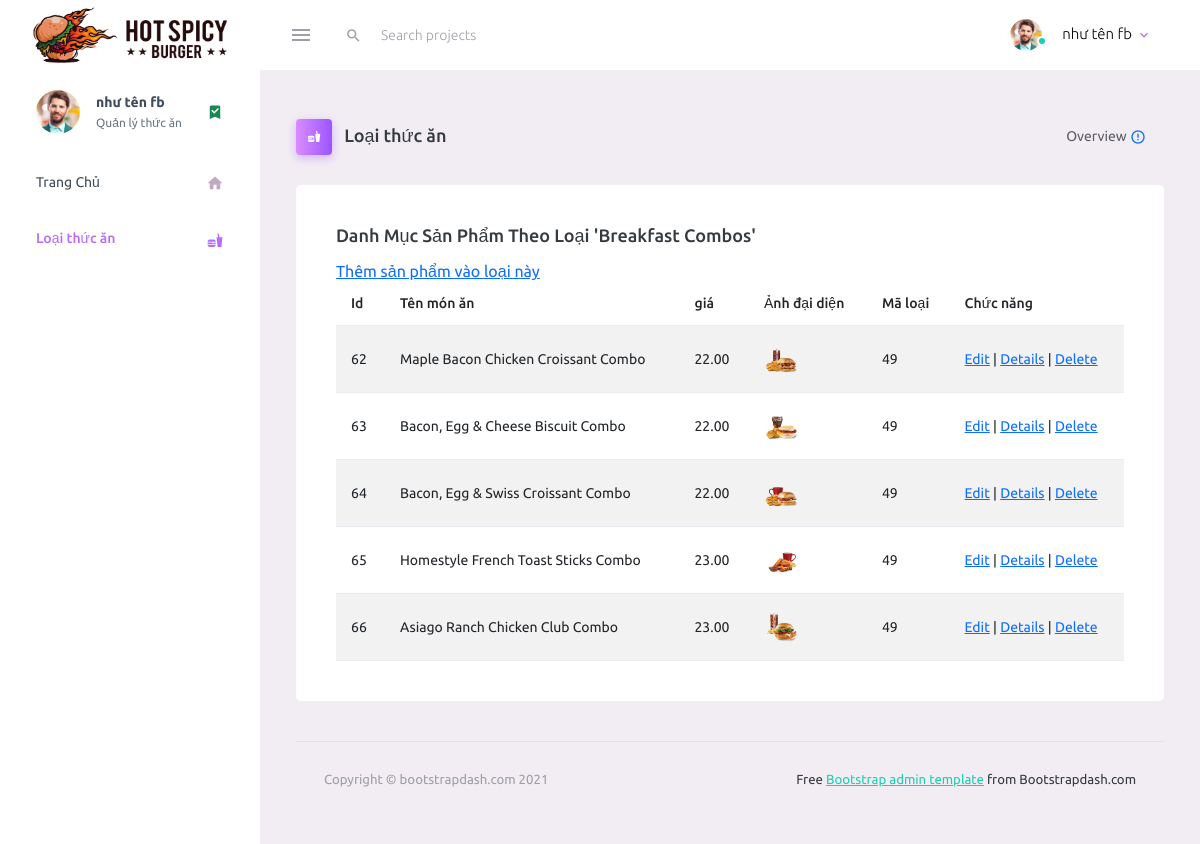
The app's page /index.php?controller=Category&action=detailcategory&id=49 with its own data.
### tables this page shows
CREATE TABLE `tbl_category` (
  `id` int(10) UNSIGNED NOT NULL,
  `title` varchar(100) NOT NULL,
  `image_name` varchar(255) NOT NULL,
  `featured` varchar(10) NOT NULL,
  `active` varchar(10) NOT NULL
);

CREATE TABLE `tbl_food` (
  `id` int(10) UNSIGNED NOT NULL,
  `title` varchar(100) NOT NULL,
  `description` text NOT NULL,
  `price` decimal(10,2) NOT NULL,
  `image_name` varchar(255) NOT NULL,
  `category_id` int(10) UNSIGNED NOT NULL,
  `featured` varchar(10) NOT NULL,
  `active` varchar(10) NOT NULL
);

### Controllers/BaseController.php (called while the page is built, shortened)
<?php
class BaseController{
    protected function view($viewPath, array $data = []) {
        $viewPath = self::VIEW_FOLDER_NAME . '/' . str_replace('.', '/', $viewPath) . '.php';
        require($viewPath);
    }
}
?>

### Controllers/CategoryController.php (called while the page is built, shortened)
<?php
class CategoryController extends BaseController{
    private $categoryModel;
    private $pageHeader='Loại thức ăn';
    private $icon='mdi mdi-food';
    public function __construct()
    {
        $this->categoryModel=new CategoryModel();
    }
    public function detailcategory($tempdata=null)
    {
        $id=$_GET['id'];
        $name=$this->categoryModel->findCategoryediting(null,"id={$id}",null,null)['title'];
        $ListProduct=$this->categoryModel->findCategoryId(null,"category_id={$id}",null,null);
        return $this->view('Categories.detailcategory',['tempdata'=>$tempdata,'id'=>$id,'ListProduct'=>$ListProduct,'name'=>$name,'pageHeader'=>$this->pageHeader,'icon'=>$this->icon]);
    }
}
?>

### index.php (called while the page is built, shortened)
<?php
require './Core/Database.php';
require './Controllers/BaseController.php';
require './Models/BaseModel.php';
$actionName=strtolower($_REQUEST['action']??'index');
$controllerObject=new $controllerName;
$controllerObject->$actionName();
?>

### Core/Database.php (called while the page is built, shortened)
<?php
class Database{
    public function connect()
    {
        $connect= mysqli_connect(self::HOST,self::USERNAME,self::PASSWORD,self::DATABASE);
        mysqli_set_charset($connect,'utf8');
        if(mysqli_connect_errno()==0)
        {
            return $connect;
        }
    }
}
?>

### Models/CategoryModel.php (called while the page is built, shortened)
<?php
class CategoryModel extends BaseModel{
    public function findCategoryId($column=['*'],$where='where',$orderby=['column','inOrde'],$limit=0)
    {
        if($column==null)
        {
            $column=['*'];
        }
        $where='where '.$where.' ';
        if($orderby==null)
        {
            $orderby=['column','inOrde'];
        }
        if($limit==null)
        {
            $limit = 0;
        }
        return $this->findList('tbl_food',$column,$where,$orderby,$limit);
    }
    public function findCategoryediting($column=['*'],$where='where',$orderby=['column','inOrde'],$limit=0){
        if($column==null)
        {
            $column=['*'];
        }
        $where='where '.$where.' ';
        if($orderby==null)
        {
            $orderby=['column','inOrde'];
        }
        if($limit==null)
        {
            $limit = 0;
        }
        return $this->find(self::TABLE,$column,$where,$orderby,$limit);
    }
}
?>

### Models/BaseModel.php (called while the page is built, shortened)
<?php
class BaseModel extends Database{
protected $BaseM_connect;
    public function __construct()
    {
        $this->BaseM_connect=$this->connect();
    }
    private function _query($sql)
    {
        return mysqli_query($this->BaseM_connect,$sql);
    }
    public function find($table,$column,$where,$orderby,$limit)
    {
        $convert_column= implode(',',$column);
        $sql="select {$convert_column} from {$table} ";
        if(strlen($where)>6)
        {
        $sql.=$where;
        }
        $result_query=$this->_query($sql);
        $row = mysqli_fetch_assoc($result_query);
        return $row;
    }
    public function findList($table,$column,$where,$orderby,$limit)
    {
        $convert_column= implode(',',$column);
        $sql="select {$convert_column} from {$table} ";
        if(strlen($where)>6)
        {
        $sql.=$where;
        }
        $result_query=$this->_query($sql);
        $data=[];
        while($row=mysqli_fetch_assoc($result_query))
        {
            array_push($data,$row);
        }
        return $data;
    }
}

### Views/Categories/detailcategory.php (the view, shortened to what this page needs)
<div class="col-12 grid-margin">
    <div class="card">
        <div class="card-body">
            <h4 class="card-title">Danh mục sản phẩm theo loại '<?= $name?>'</h4>
            <a href="index.php?controller=Category&action=form_addnew_product&id=<?= $id?>">Thêm sản phẩm vào loại này</a>
            <div class="table-responsive">
                <table class="table table-striped">
                    <thead>
                        <tr>
                        <th>
                                Id
                            </th>
                            <th>
                                Tên món ăn
                            </th>
                            <th>
                                giá
                            </th>
                            <th>
                                Ảnh đại diện
                            </th>
                            <th>
                                Mã loại
                            </th>
                            <th>
                                Chức năng
                            </th>
                        </tr>
                    </thead>
                    <tbody>
                            <?php
                            foreach($ListProduct as $item)
                            {
                            ?>
                            <tr>
                                <td>
                                    <?=  $item["id"] ?>
                                </td>
                                <td>
                                    <?=  $item["title"] ?>
                                </td>
                                <td>
                                    <?=  $item["price"] ?>
                                </td>
                                <td>
                                    <img src="../foot_order_mvc/Core/assets/images/food/<?=  $item["image_name"]?>" alt=<?=  $item["title"] ?>>
                                </td>
                                <td>
                                <?=  $item["category_id"] ?>
                                </td>
                                <td>
                                  <a href="index.php?controller=Category&action=form_editproduct&idproduct=<?= $item['id']?>&id=<?=$id?>">Edit</a> |
                                  <a href="index.php?controller=Product&action=detailproduct&id=<?= $item['id']?>">Details</a> |
                                  <a href="index.php?controller=Category&action=deleteproduct&idproduct=<?= $item['id']?>&id=<?=$id?>">Delete</a>
                                </td>
                            </tr>
                            <?php
                            }
                            ?>
                    </tbody>
                </table>
            </div>
        </div>
    </div>
</div>

### records on screen
tbl_category: title "Breakfast Combos"
tbl_food: id "62", title "Maple Bacon Chicken Croissant Combo", price "22.00", image_name (picture), category "49"
tbl_food: id "63", title "Bacon, Egg & Cheese Biscuit Combo", price "22.00", image_name (picture), category "49"
tbl_food: id "64", title "Bacon, Egg & Swiss Croissant Combo", price "22.00", image_name (picture), category "49"
tbl_food: id "65", title "Homestyle French Toast Sticks Combo", price "23.00", image_name (picture), category "49"
tbl_food: id "66", title "Asiago Ranch Chicken Club Combo", price "23.00", image_name (picture), category "49"

### other values on screen
$pageHeader "Loại thức ăn"
